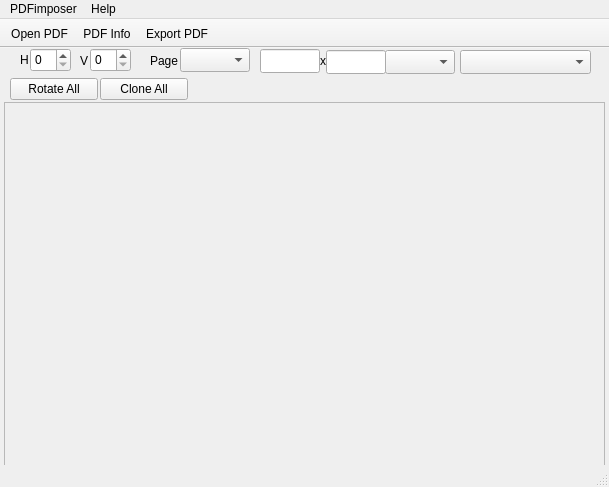
<?xml version="1.0" encoding="UTF-8"?>
<ui version="4.0">
 <class>PDFimpose</class>
 <widget class="QMainWindow" name="PDFimpose">
  <property name="geometry">
   <rect>
    <x>0</x>
    <y>0</y>
    <width>609</width>
    <height>487</height>
   </rect>
  </property>
  <property name="windowTitle">
   <string>PDFimpose</string>
  </property>
  <widget class="QWidget" name="centralWidget">
   <widget class="QSpinBox" name="H">
    <property name="geometry">
     <rect>
      <x>30</x>
      <y>0</y>
      <width>41</width>
      <height>24</height>
     </rect>
    </property>
   </widget>
   <widget class="QSpinBox" name="V">
    <property name="geometry">
     <rect>
      <x>90</x>
      <y>0</y>
      <width>41</width>
      <height>24</height>
     </rect>
    </property>
   </widget>
   <widget class="QLabel" name="label">
    <property name="geometry">
     <rect>
      <x>20</x>
      <y>2</y>
      <width>31</width>
      <height>20</height>
     </rect>
    </property>
    <property name="text">
     <string>H</string>
    </property>
   </widget>
   <widget class="QLabel" name="label_2">
    <property name="geometry">
     <rect>
      <x>80</x>
      <y>2</y>
      <width>15</width>
      <height>21</height>
     </rect>
    </property>
    <property name="text">
     <string>V</string>
    </property>
   </widget>
   <widget class="QComboBox" name="PageSize">
    <property name="geometry">
     <rect>
      <x>180</x>
      <y>0</y>
      <width>70</width>
      <height>24</height>
     </rect>
    </property>
   </widget>
   <widget class="QLabel" name="label_3">
    <property name="geometry">
     <rect>
      <x>150</x>
      <y>2</y>
      <width>41</width>
      <height>21</height>
     </rect>
    </property>
    <property name="text">
     <string>Page</string>
    </property>
   </widget>
   <widget class="QLineEdit" name="PageWidth">
    <property name="geometry">
     <rect>
      <x>260</x>
      <y>1</y>
      <width>60</width>
      <height>24</height>
     </rect>
    </property>
   </widget>
   <widget class="QLabel" name="label_4">
    <property name="geometry">
     <rect>
      <x>320</x>
      <y>2</y>
      <width>16</width>
      <height>21</height>
     </rect>
    </property>
    <property name="text">
     <string>x</string>
    </property>
   </widget>
   <widget class="QLineEdit" name="PageHeight">
    <property name="geometry">
     <rect>
      <x>326</x>
      <y>2</y>
      <width>60</width>
      <height>24</height>
     </rect>
    </property>
   </widget>
   <widget class="QComboBox" name="Units">
    <property name="geometry">
     <rect>
      <x>385</x>
      <y>2</y>
      <width>70</width>
      <height>24</height>
     </rect>
    </property>
   </widget>
   <widget class="QComboBox" name="Presets">
    <property name="geometry">
     <rect>
      <x>460</x>
      <y>2</y>
      <width>131</width>
      <height>24</height>
     </rect>
    </property>
    <property name="toolTip">
     <string>Presets</string>
    </property>
   </widget>
   <widget class="QPushButton" name="pushButton_2">
    <property name="geometry">
     <rect>
      <x>10</x>
      <y>30</y>
      <width>88</width>
      <height>22</height>
     </rect>
    </property>
    <property name="text">
     <string>Rotate All</string>
    </property>
   </widget>
   <widget class="QPushButton" name="pushButton_5">
    <property name="geometry">
     <rect>
      <x>100</x>
      <y>30</y>
      <width>88</width>
      <height>22</height>
     </rect>
    </property>
    <property name="text">
     <string>Clone All</string>
    </property>
   </widget>
   <widget class="QScrollArea" name="scrollArea">
    <property name="geometry">
     <rect>
      <x>4</x>
      <y>54</y>
      <width>601</width>
      <height>365</height>
     </rect>
    </property>
    <property name="widgetResizable">
     <bool>true</bool>
    </property>
    <widget class="QWidget" name="scrollAreaWidgetContents">
     <property name="geometry">
      <rect>
       <x>0</x>
       <y>0</y>
       <width>595</width>
       <height>359</height>
      </rect>
     </property>
    </widget>
   </widget>
  </widget>
  <widget class="QMenuBar" name="menuBar">
   <property name="geometry">
    <rect>
     <x>0</x>
     <y>0</y>
     <width>609</width>
     <height>19</height>
    </rect>
   </property>
   <widget class="QMenu" name="menuPDFimposer">
    <property name="title">
     <string>PDFimposer</string>
    </property>
    <addaction name="actionOpen_PDF"/>
    <addaction name="actionPDF_Info"/>
    <addaction name="actionExport_PDF"/>
    <addaction name="separator"/>
    <addaction name="actionQUIT"/>
   </widget>
   <widget class="QMenu" name="menuHelp">
    <property name="title">
     <string>Help</string>
    </property>
    <addaction name="actionAbout"/>
   </widget>
   <addaction name="menuPDFimposer"/>
   <addaction name="menuHelp"/>
  </widget>
  <widget class="QToolBar" name="mainToolBar">
   <property name="sizePolicy">
    <sizepolicy hsizetype="Minimum" vsizetype="Fixed">
     <horstretch>0</horstretch>
     <verstretch>0</verstretch>
    </sizepolicy>
   </property>
   <property name="autoFillBackground">
    <bool>true</bool>
   </property>
   <property name="movable">
    <bool>false</bool>
   </property>
   <property name="floatable">
    <bool>false</bool>
   </property>
   <attribute name="toolBarArea">
    <enum>TopToolBarArea</enum>
   </attribute>
   <attribute name="toolBarBreak">
    <bool>false</bool>
   </attribute>
   <addaction name="actionOpen_PDF"/>
   <addaction name="actionPDF_Info"/>
   <addaction name="actionExport_PDF"/>
  </widget>
  <widget class="QStatusBar" name="statusBar"/>
  <action name="actionOpen_PDF">
   <property name="text">
    <string>Open PDF...</string>
   </property>
  </action>
  <action name="actionExport_PDF">
   <property name="text">
    <string>Export PDF</string>
   </property>
  </action>
  <action name="actionQUIT">
   <property name="text">
    <string>Quit</string>
   </property>
   <property name="toolTip">
    <string>Quit</string>
   </property>
  </action>
  <action name="actionAbout">
   <property name="text">
    <string>About</string>
   </property>
  </action>
  <action name="actionPDF_Info">
   <property name="text">
    <string>PDF Info</string>
   </property>
  </action>
 </widget>
 <layoutdefault spacing="3" margin="11"/>
 <tabstops>
  <tabstop>PageWidth</tabstop>
  <tabstop>H</tabstop>
  <tabstop>PageSize</tabstop>
  <tabstop>Units</tabstop>
  <tabstop>V</tabstop>
  <tabstop>Presets</tabstop>
  <tabstop>pushButton_2</tabstop>
  <tabstop>pushButton_5</tabstop>
  <tabstop>scrollArea</tabstop>
  <tabstop>PageHeight</tabstop>
 </tabstops>
 <resources/>
 <connections/>
</ui>
